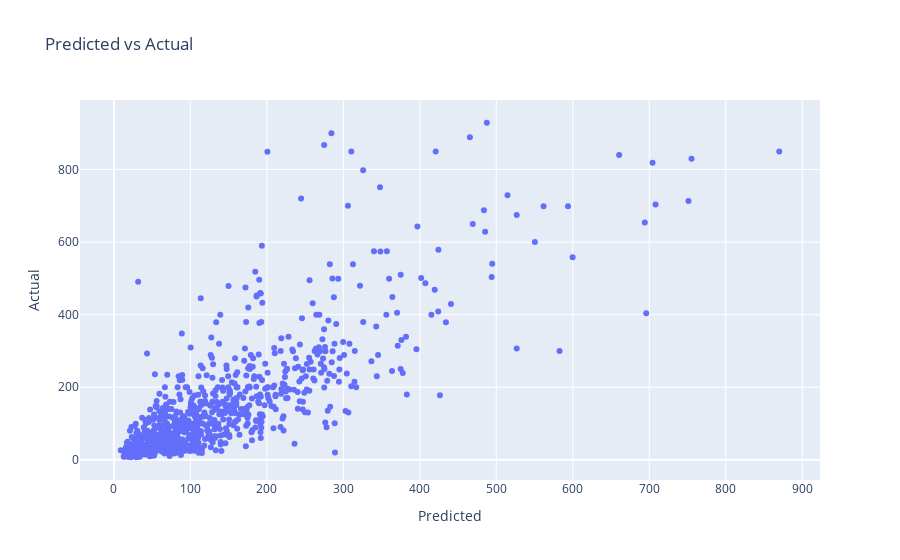

This figure's notebook cell:
### Code cell
import plotly.express as px

px.scatter(x=y_pred, y=y_test, title="Predicted vs Actual", labels={"x": "Predicted", "y": "Actual"})

### Figure 1 — Plotly figure (JSON) as saved in the notebook; plotly's stock layout.template omitted (floating-point values rounded to 4 significant figures; data arrays with more than 128 entries replaced by an {"elided": "..."} marker saying what was removed)
{"data": [{"hovertemplate": "Predicted=%{x}<br>Actual=%{y}<extra></extra>", "legendgroup": "", "marker": {"color": "#636efa", "symbol": "circle"}, "mode": "markers", "name": "", "orientation": "v", "showlegend": false, "type": "scatter", "x": {"elided": "1000 float values"}, "xaxis": "x", "y": {"elided": "1000 float values"}, "yaxis": "y"}], "layout": {"legend": {"tracegroupgap": 0}, "title": {"text": "Predicted vs Actual"}, "xaxis": {"anchor": "y", "domain": [0, 1], "title": {"text": "Predicted"}}, "yaxis": {"anchor": "x", "domain": [0, 1], "title": {"text": "Actual"}}}}
